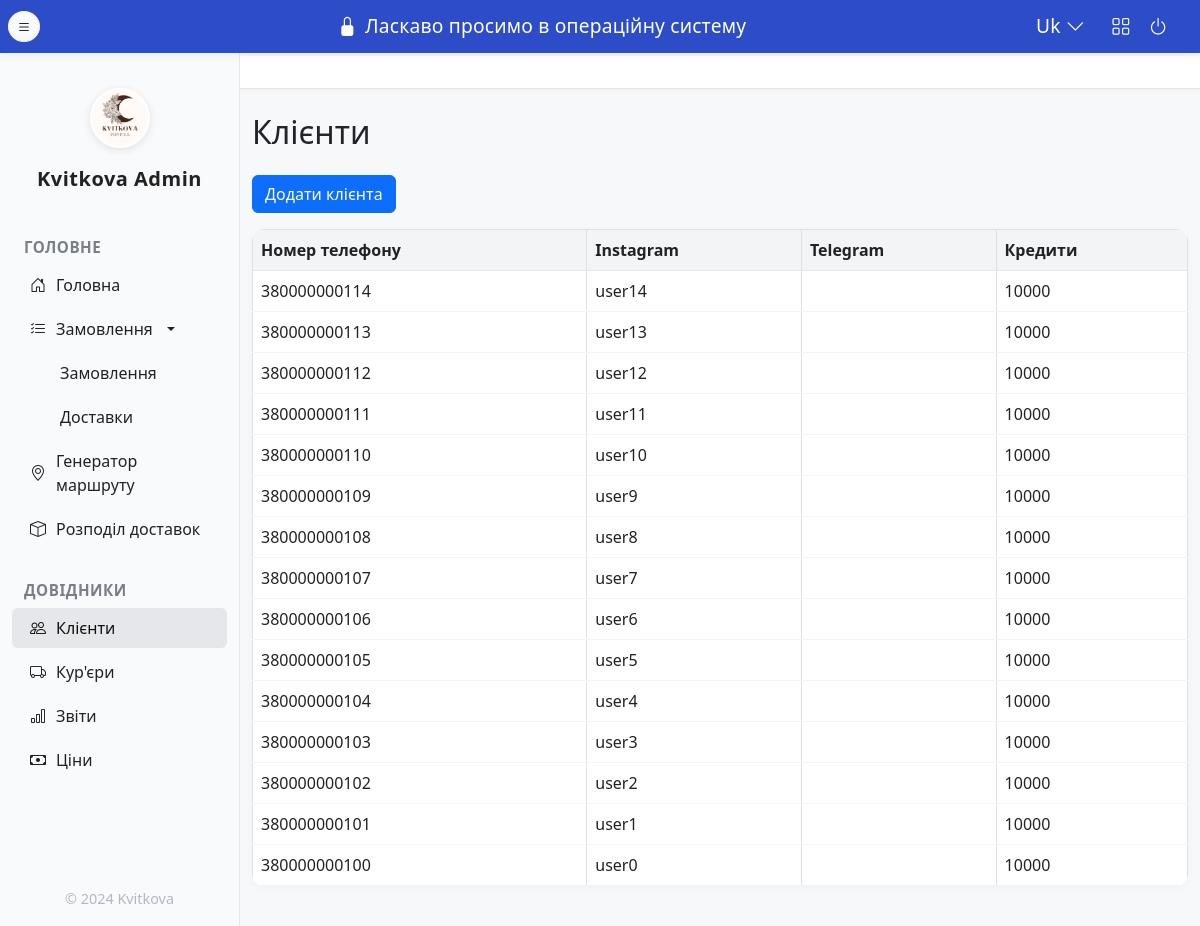
The app's page /clients with its own data.
### app/models/client.py (models this page shows)
class Client(db.Model):
    id = db.Column(db.Integer, primary_key=True)
    instagram = db.Column(db.String(128), nullable=False)
    phone = db.Column(db.String(32), nullable=False, unique=True)
    city = db.Column(db.String(64), nullable=False)
    telegram = db.Column(db.String(128))
    credits = db.Column(db.Integer, default=0)
    orders = db.relationship('Order', backref='client', lazy=True)

### app/blueprints/clients/routes.py (the view)
@clients_bp.route('/clients', methods=['GET'])
def clients_list():
    clients = get_all_clients()
    return render_template('clients_list.html', clients=clients)

### app/services/client_service.py (called while the page is built)
def get_all_clients():
    return Client.query.order_by(Client.id.desc()).all()

### app/templates/clients_list.html (shortened to what this page needs)
{% extends 'layout.html' %}
{% block content %}
<h2 class="mb-4">Клієнти</h2>
<div class="mb-3">
    <button class="btn btn-primary" data-bs-toggle="modal" data-bs-target="#addClientModal">Додати клієнта</button>
</div>
<table class="table table-bordered table-hover align-middle">
    <thead>
        <tr>
            <th>Номер телефону</th>
            <th>Instagram</th>
            <th>Telegram</th>
            <th>Кредити</th>
        </tr>
    </thead>
    <tbody>
    {% for client in clients %}
        <tr>
            <td>{{ client.phone }}</td>
            <td>{{ client.instagram }}</td>
            <td>{{ client.telegram or '' }}</td>
            <td>{{ client.credits }}</td>
        </tr>
    {% endfor %}
    </tbody>
</table>
{% endblock %}

### app/templates/layout.html (style rules this page uses)
body { background: #f7f8fa; }
.table { background: #fff; border-radius: 12px; overflow: hidden; box-shadow: 0 2px 8px rgba(0,0,0,0.03); }
.table th { background: #f3f4f6; color: #222; font-weight: 600; border-bottom: 1.5px solid #e5e7eb; }
.table td { background: #fff; color: #222; border-bottom: 1px solid #f3f4f6; }

### records on screen
Client: phone "380000000114", instagram "user14", credits "10000"
Client: phone "380000000113", instagram "user13", credits "10000"
Client: phone "380000000112", instagram "user12", credits "10000"
Client: phone "380000000111", instagram "user11", credits "10000"
Client: phone "380000000110", instagram "user10", credits "10000"
Client: phone "380000000109", instagram "user9", credits "10000"
Client: phone "380000000108", instagram "user8", credits "10000"
Client: phone "380000000107", instagram "user7", credits "10000"
Client: phone "380000000106", instagram "user6", credits "10000"
Client: phone "380000000105", instagram "user5", credits "10000"
Client: phone "380000000104", instagram "user4", credits "10000"
Client: phone "380000000103", instagram "user3", credits "10000"
Client: phone "380000000102", instagram "user2", credits "10000"
Client: phone "380000000101", instagram "user1", credits "10000"
Client: phone "380000000100", instagram "user0", credits "10000"
